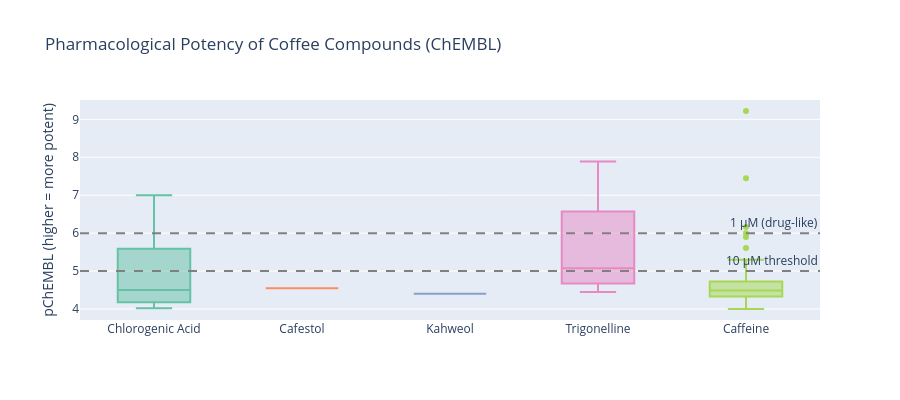

Write notebook code for a chart like this one.
### Code cell
# Potency comparison across compounds (pChEMBL values)
# pChEMBL = -log10(IC50/EC50/Ki in M). Higher = more potent. 5 = 10µM, 6 = 1µM, 7 = 100nM
potent = chembl[chembl["pchembl_value"].notna()].copy()
potent["compound_label"] = potent["compound_name"].str.replace("_", " ").str.title()

fig = px.box(
    potent, x="compound_label", y="pchembl_value",
    title="Pharmacological Potency of Coffee Compounds (ChEMBL)",
    labels={"pchembl_value": "pChEMBL (higher = more potent)", "compound_label": ""},
    color="compound_label",
    color_discrete_sequence=px.colors.qualitative.Set2,
)
fig.add_hline(y=5, line_dash="dash", line_color="gray", annotation_text="10 µM threshold")
fig.add_hline(y=6, line_dash="dash", line_color="gray", annotation_text="1 µM (drug-like)")
fig.update_layout(height=400, showlegend=False)
fig.show()

print(f"\nPotency summary (pChEMBL values — higher is more potent):")
print(potent.groupby("compound_label")["pchembl_value"].describe()[["count", "mean", "min", "max"]].to_string())

### Figure 1 — Plotly figure (JSON) as saved in the notebook; plotly's stock layout.template omitted (floating-point values rounded to 4 significant figures; data arrays with more than 128 entries replaced by an {"elided": "..."} marker saying what was removed)
{"data": [{"alignmentgroup": "True", "hovertemplate": "=%{x}<br>pChEMBL (higher = more potent)=%{y}<extra></extra>", "legendgroup": "Chlorogenic Acid", "marker": {"color": "rgb(102,194,165)"}, "name": "Chlorogenic Acid", "notched": false, "offsetgroup": "Chlorogenic Acid", "orientation": "v", "showlegend": true, "type": "box", "x": ["Chlorogenic Acid", "Chlorogenic Acid", "Chlorogenic Acid", "Chlorogenic Acid", "Chlorogenic Acid", "Chlorogenic Acid", "Chlorogenic Acid", "Chlorogenic Acid", "Chlorogenic Acid", "Chlorogenic Acid", "Chlorogenic Acid", "Chlorogenic Acid", "Chlorogenic Acid", "Chlorogenic Acid", "Chlorogenic Acid", "Chlorogenic Acid", "Chlorogenic Acid", "Chlorogenic Acid", "Chlorogenic Acid", "Chlorogenic Acid", "Chlorogenic Acid", "Chlorogenic Acid", "Chlorogenic Acid", "Chlorogenic Acid", "Chlorogenic Acid", "Chlorogenic Acid", "Chlorogenic Acid"], "x0": " ", "xaxis": "x", "y": [4.06, 4.34, 4.06, 4.24, 4.34, 4.5, 4.4, 6.87, 5.08, 6.7, 4.7, 6.52, 5.1, 5.75, 6.02, 4.03, 4.34, 4.25, 4.16, 4.96, 4.82, 4.11, 6.28, 4.07, 4.66, 7.0, 4.02], "y0": " ", "yaxis": "y"}, {"alignmentgroup": "True", "hovertemplate": "=%{x}<br>pChEMBL (higher = more potent)=%{y}<extra></extra>", "legendgroup": "Cafestol", "marker": {"color": "rgb(252,141,98)"}, "name": "Cafestol", "notched": false, "offsetgroup": "Cafestol", "orientation": "v", "showlegend": true, "type": "box", "x": ["Cafestol"], "x0": " ", "xaxis": "x", "y": [4.55], "y0": " ", "yaxis": "y"}, {"alignmentgroup": "True", "hovertemplate": "=%{x}<br>pChEMBL (higher = more potent)=%{y}<extra></extra>", "legendgroup": "Kahweol", "marker": {"color": "rgb(141,160,203)"}, "name": "Kahweol", "notched": false, "offsetgroup": "Kahweol", "orientation": "v", "showlegend": true, "type": "box", "x": ["Kahweol"], "x0": " ", "xaxis": "x", "y": [4.4], "y0": " ", "yaxis": "y"}, {"alignmentgroup": "True", "hovertemplate": "=%{x}<br>pChEMBL (higher = more potent)=%{y}<extra></extra>", "legendgroup": "Trigonelline", "marker": {"color": "rgb(231,138,195)"}, "name": "Trigonelline", "notched": false, "offsetgroup": "Trigonelline", "orientation": "v", "showlegend": true, "type": "box", "x": ["Trigonelline", "Trigonelline", "Trigonelline", "Trigonelline"], "x0": " ", "xaxis": "x", "y": [4.45, 5.25, 4.9, 7.89], "y0": " ", "yaxis": "y"}, {"alignmentgroup": "True", "hovertemplate": "=%{x}<br>pChEMBL (higher = more potent)=%{y}<extra></extra>", "legendgroup": "Caffeine", "marker": {"color": "rgb(166,216,84)"}, "name": "Caffeine", "notched": false, "offsetgroup": "Caffeine", "orientation": "v", "showlegend": true, "type": "box", "x": {"elided": "197 str values"}, "x0": " ", "xaxis": "x", "y": {"elided": "197 float values"}, "y0": " ", "yaxis": "y"}], "layout": {"annotations": [{"showarrow": false, "text": "10 µM threshold", "x": 1, "xanchor": "right", "xref": "x domain", "y": 5, "yanchor": "bottom", "yref": "y"}, {"showarrow": false, "text": "1 µM (drug-like)", "x": 1, "xanchor": "right", "xref": "x domain", "y": 6, "yanchor": "bottom", "yref": "y"}], "boxmode": "overlay", "height": 400, "legend": {"title": {"text": ""}, "tracegroupgap": 0}, "shapes": [{"line": {"color": "gray", "dash": "dash"}, "type": "line", "x0": 0, "x1": 1, "xref": "x domain", "y0": 5, "y1": 5, "yref": "y"}, {"line": {"color": "gray", "dash": "dash"}, "type": "line", "x0": 0, "x1": 1, "xref": "x domain", "y0": 6, "y1": 6, "yref": "y"}], "showlegend": false, "title": {"text": "Pharmacological Potency of Coffee Compounds (ChEMBL)"}, "xaxis": {"anchor": "y", "categoryarray": ["Chlorogenic Acid", "Cafestol", "Kahweol", "Trigonelline", "Caffeine"], "categoryorder": "array", "domain": [0, 1], "title": {"text": ""}}, "yaxis": {"anchor": "x", "domain": [0, 1], "title": {"text": "pChEMBL (higher = more potent)"}}}}
